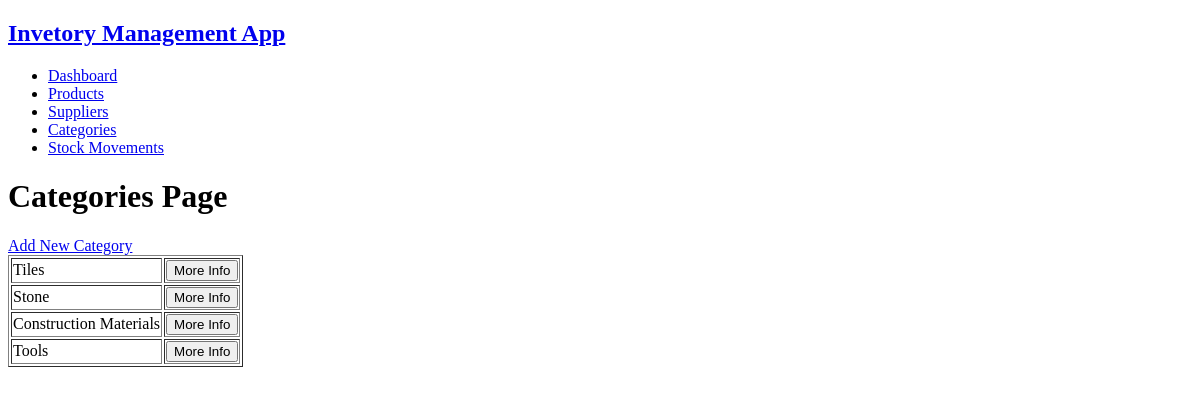
/categories, run on an earlier commit of the app's database.
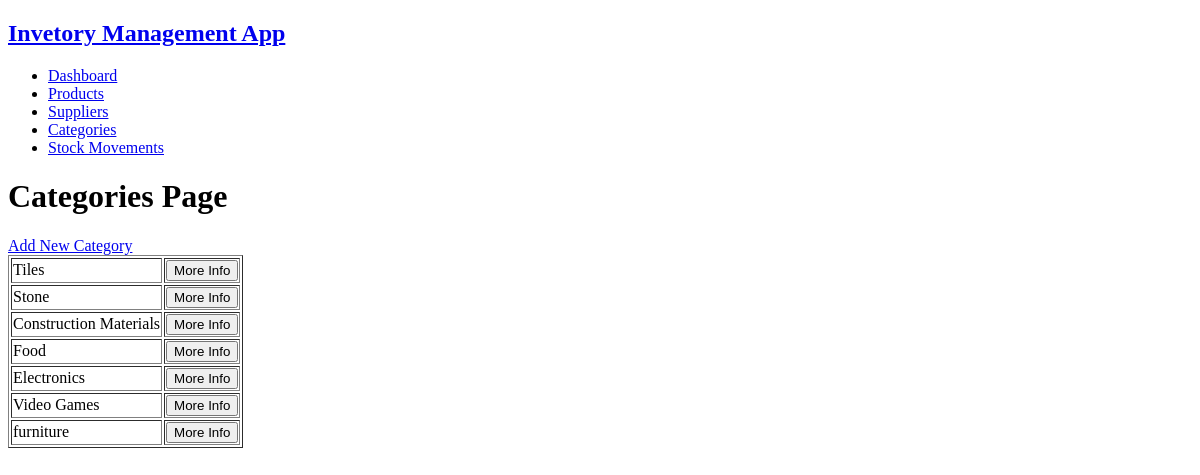
And on a later commit of the database.
### tables this page shows
CREATE TABLE `categories` (
  `category_id` int(11) NOT NULL,
  `category_name` varchar(50) NOT NULL
);

### app/models/category.model.php (called while the page is built, shortened)
<?php
function getAllCategories(mysqli $connect): array
{
    $sql = "
        SELECT * FROM categories
        WHERE is_categ_active = 'YES'
    ";
    $result = mysqli_query($connect, $sql);
    $categories = mysqli_fetch_all($result, MYSQLI_ASSOC);
    return $categories;
}

### app/views/category/categories.view.php (the view, shortened to what this page needs)
<!DOCTYPE html>
<html lang="en">
<head>
</head>
<body>
    <?php require VIEWS_PATH . 'includes\header.php' ?>
    <?php require VIEWS_PATH . 'includes\navbar.php' ?>
    <h1>Categories Page</h1>
    <a href="/categories/add">Add New Category</a>
    <table border="1">
        <?php foreach ($categories as $category):?>
            <?php if (strcmp($category['is_categ_active'], 'YES') === 0):?>
                <tr>
                    <td><?= $category['category_name'] ?></td>
                    <td>
                        <form action="/categories/info" method="post">
                            <button type="submit">More Info</button>
                        </form>
                    </td>
                </tr>
            <?php endif?>
        <?php endforeach?>
    </table>
</body>
</html>

What changed in the data, as far as the page shows it:
changed categories: category_name "Tools" → "Food"
added categories: category_name "Electronics"
added categories: category_name "Video Games"
added categories: category_name "furniture"
